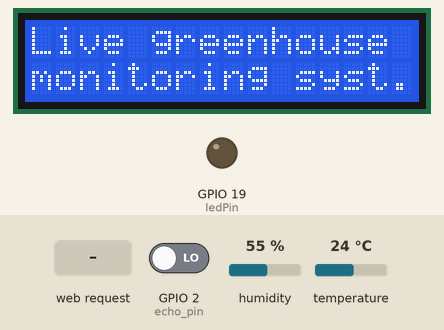
Simulated run of this program. Board: ESP32. Shown: 16×2 character LCD, output pins drawn as LEDs (lit = HIGH). The inputs (shaded band) are chosen by the test bench; at power-on: humidity 55 %, GPIO 2 (echo_pin) LOW, temperature 24 °C. WiFi joins after 1.5 s; servers stay silent unless stated; storage starts empty; pins used as bus, display or sensor lines are not drawn; what the program prints to the serial monitor is not drawn.

Above: at 2.1 s.
At 8.3 s:
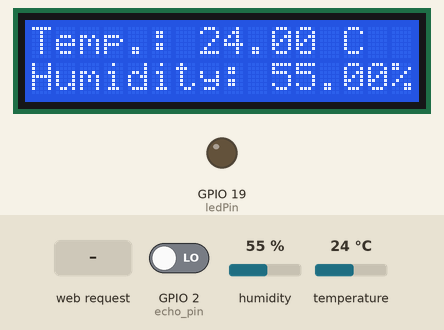
8.4 s: HTTP request GET /toggle received
At 11.1 s:
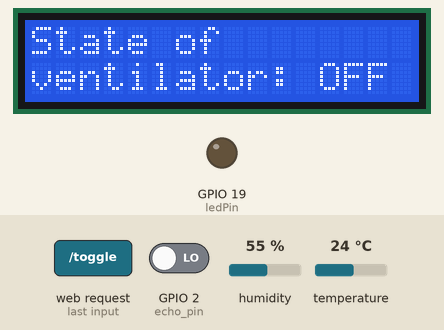
15.0 s: humidity set to 22 %
At 18.9 s:
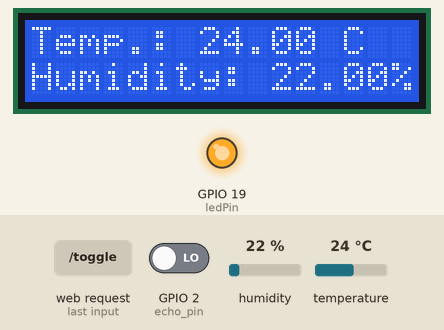
Timing chart, 0 to 20.4 s (numbered marks = the images above; inputs shaded):
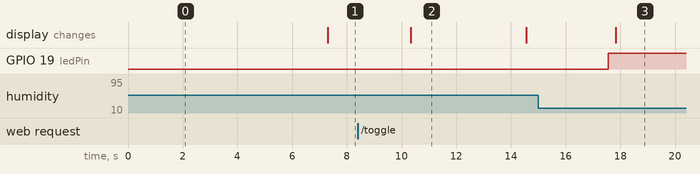

Measured:
- what the display in image 2 shows lasts 4.3 s, from 10.3 s to 14.6 s

The program:

main.cpp
```cpp
#include <Arduino.h>
#include <WiFi.h>
#include <AsyncTCP.h>
#include "SPIFFS.h"
#include <Arduino_JSON.h>
#include <ESPAsyncWebServer.h>
#include <Adafruit_AHTX0.h>
#include <Wire.h>
#include <LiquidCrystal_I2C.h>

// Define transistor state
bool transistorState = false;

// Define ultrasonic sensor pins
const int trig_pin = 4;
const int echo_pin = 2;

// Sound speed in air
#define SOUND_SPEED 340
#define TRIG_PULSE_DURATION_US 10

// Define ultrasonic sensor variables
long ultrason_duration;
float distance_cm;

// Define the LCD I2C address
#define I2C_ADDRESS 0x27

// Define the LCD screen size
#define LCD_COLUMNS 16
#define LCD_ROWS 2

// Create a LiquidCrystal_I2C object
LiquidCrystal_I2C lcd(I2C_ADDRESS, LCD_COLUMNS, LCD_ROWS);

// Replace with your network credentials
const char *ssid = "wifi";
const char *password = "password";

// GPIO pin where the LED is connected
int ledPin = 19;

// Create AsyncWebServer object on port 80
AsyncWebServer server(80);

// Create an Event Source on /events
AsyncEventSource events("/events");

// Json Variable to Hold Sensor Readings
JSONVar readings;

// Timer variables
unsigned long lastTime = 0;
unsigned long timerDelay = 10000;

// Create a sensor object
Adafruit_AHTX0 aht;

// Initialize AHTX0 sensor
void initATHX0()
{
  if (!aht.begin())
  {
    Serial.println("Could not find AHT? Check wiring");
    while (1)
      delay(10);
  }
  Serial.println("AHT10 or AHT20 found");
}

// Get Sensor Readings and return JSON object
String getSensorReadings()
{
  sensors_event_t humidity, temp;
  aht.getEvent(&humidity, &temp);

  readings["temperature"] = String(temp.temperature);
  readings["humidity"] = String(humidity.relative_humidity);

  String jsonString = JSON.stringify(readings);
  return jsonString;
}

// Initialize SPIFFS
void initSPIFFS()
{
  if (!SPIFFS.begin())
  {
    Serial.println("An error occurred while mounting SPIFFS");
  }
  Serial.println("SPIFFS mounted successfully");
}

// Initialize WiFi
void initWiFi()
{
  for (int i = 1; i <= 3; i++)
  {
    delay(1000);
    Serial.println(i);
  }

  WiFi.mode(WIFI_STA);
  WiFi.begin(ssid, password);
  Serial.print("Connecting to WiFi ..");
  while (WiFi.status() != WL_CONNECTED)
  {
    Serial.print('.');
    delay(1000);
  }
  Serial.println(WiFi.localIP());
}

void setup()
{
  // Initialize ultrasonic sensor pins
  pinMode(trig_pin, OUTPUT);
  pinMode(echo_pin, INPUT);

  // Initialize the LCD
  lcd.init();
  lcd.backlight();
  lcd.setCursor(0, 0);
  lcd.print("Live greenhouse");
  lcd.setCursor(0, 1);
  lcd.print("monitoring syst.");

  // Wait 2 seconds
  delay(2000);

  // Initialize the LED pin as an output
  pinMode(ledPin, OUTPUT);

  // Initialize serial communication
  Serial.begin(115200);

  //Initialize AHTX0 sensor
  initATHX0();

  // Initialize WiFi and SPIFFS
  initWiFi();
  initSPIFFS();

  // Web Server Root URL
  server.on("/", HTTP_GET, [](AsyncWebServerRequest *request)
  {
    // Handle Web Server Root URL
    request->send(SPIFFS, "/index.html", "text/html");
  });

  server.serveStatic("/", SPIFFS, "/");

  // Handle Web Server Events URL
  server.on("/toggle", HTTP_GET, [](AsyncWebServerRequest *request)
  {
    transistorState = !transistorState;
    request->send(200, "text/plain", "LED toggled");
    Serial.println("toggle");
    delay(500);
  });

  // Handle Web Server Events URL
  server.on("/temperature", HTTP_POST, [](AsyncWebServerRequest *request)
  {
    JSONVar response;
    response["status"] = "success";
    response["message"] = "Temperature received";
    request->send(200, "application/json", JSON.stringify(response));
  });

  // Handle Web Server Events URL
  server.on("/readings", HTTP_GET, [](AsyncWebServerRequest *request)
  {
    String json = getSensorReadings();
    request->send(200, "application/json", json);
    json = String();
  });

  // onConnect callback function
  events.onConnect([](AsyncEventSourceClient *client)
  {
    if (client->lastId())
    {
      Serial.printf("Client reconnected! Last message ID: %u\n", client->lastId());
    }
    client->send("hello!", NULL, millis(), 10000);
  });
  server.addHandler(&events);

  server.begin();
}

// Main loop
void loop()
{
  // Read sensor data every x seconds
  if ((millis() - lastTime) > timerDelay)
  {
    events.send("ping", NULL, millis());
    events.send(getSensorReadings().c_str(), "new_readings", millis());
    lastTime = millis();
  }

  // Write sensor data to serial monitor
  Serial.println(getSensorReadings());

  // Write sensor data to LCD
  JSONVar data = JSON.parse(getSensorReadings());
  String temperature = data["temperature"];
  String humidity = data["humidity"];

  lcd.clear();
  lcd.setCursor(0, 0);
  lcd.print("Temp.: " + temperature + " C");
  lcd.setCursor(0, 1);
  lcd.print("Humidity: " + humidity + "%");

  // Wait 3 seconds
  delay(3000);

  // Write state of ventillator to LCD
  lcd.clear();
  lcd.setCursor(0, 0);
  lcd.print("State of ");
  lcd.setCursor(0, 1);

  if (digitalRead(ledPin) == 1)
  {
    lcd.print("ventilator: ON");
  }
  else
  {
    lcd.print("ventilator: OFF");
  }

  // Wait 3 seconds
  delay(3000);

  // Write distance to LCD
  digitalWrite(trig_pin, LOW);
  delayMicroseconds(2);
  digitalWrite(trig_pin, HIGH);
  delayMicroseconds(TRIG_PULSE_DURATION_US);
  digitalWrite(trig_pin, LOW);
  delay(100);

  ultrason_duration = pulseIn(echo_pin, HIGH);
  delay(100);

  // Calculate distance in cm
  distance_cm = ultrason_duration * SOUND_SPEED / 2 * 0.0001;
  Serial.print("Distance (cm): ");
  Serial.println(distance_cm);

  lcd.clear();
  lcd.setCursor(0, 0);
  lcd.print("Distance: ");
  lcd.setCursor(0, 1);
  lcd.print(String(distance_cm / 10) + " cm");

  // Wait 3 seconds
  delay(3000);

  double temp = atof(temperature.c_str());
  double hum = atof(humidity.c_str());

  // Turn on LED if temperature is above 29 degrees or humidity is above 60%
  // Or if the ventillator is turned on manually from the web interface
  if (temp > 29 || hum > 60 || transistorState == true)
  {
    digitalWrite(ledPin, HIGH);
  }
  else
  {
    digitalWrite(ledPin, LOW);
    transistorState = false;
  }
}
```
